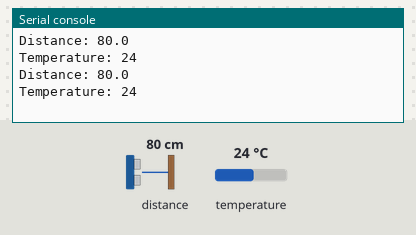
Recording of a program running on a simulated BBC micro:bit running MicroPython. On the bench: the last lines printed to the serial console. The inputs (shaded band) are chosen by the test bench; at power-on: distance to the obstacle 80 cm, temperature 24 °C.

Above: at 1.2 s.
1.3 s: distance to the obstacle set to 2 cm
At 2.4 s:
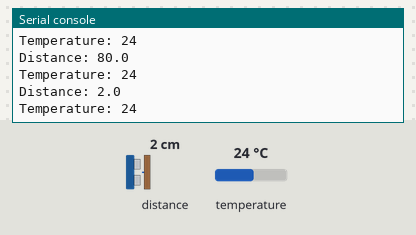
2.8 s: temperature set to 12 °C
At 3.8 s:
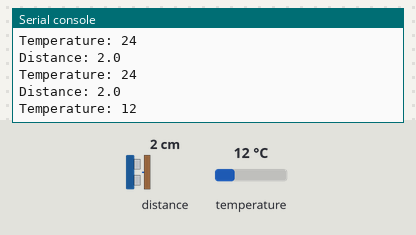
4.3 s: distance to the obstacle set to 4 cm
At 5.8 s:
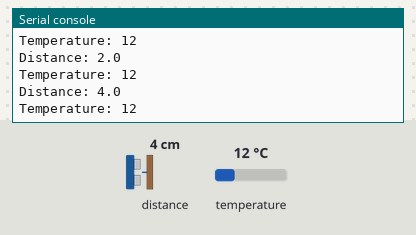
Timing chart, 0 to 7.3 s (numbered marks = the images above; inputs shaded):
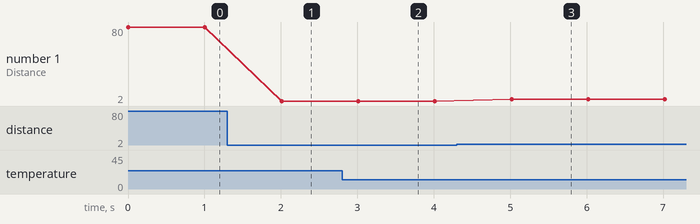

The program:

main.py
```python
from us100 import US100
from microbit import sleep


sonar = US100()
while True:
    print('Distance: %.1f' % (sonar.distance_mm()/10))
    print('Temperature: %i' % (sonar.temperature()))
    sleep(1000)
```

us100.py
```python
from microbit import uart, pin14, pin15, sleep
from sys import print_exception


class US100:

    def __init__(self, tpin=pin15, rpin=pin14):
        self.tx_pin = tpin
        self.rx_pin = rpin

    def distance_mm(self):
        try:
            uart.init(baudrate=9600, bits=8, parity=None, stop=1, tx=self.tx_pin, rx=self.rx_pin)
            sleep(1)
            uart.write(b'\x55')
            t = 0
            buf = bytearray(2)
            while not uart.any() and t < 1000:
                t = t + 1
                sleep(5)
            if t < 1000:
                uart.readinto(buf, 2)
            uart.init(115200)
            dist = buf[0] * 256 + buf[1]
            if dist > 1100:
                dist = -1
            return dist
        except Exception as exc:
            uart.init(115200)
            print_exception(exc)

    def temperature(self):
            try:
                uart.init(baudrate=9600, bits=8, parity=None, stop=1, tx=self.tx_pin, rx=self.rx_pin)
                sleep(1)
                uart.write(b'\x50')
                t = 0
                buf = bytearray(1)
                while not uart.any() and t < 1000:
                    t = t + 1
                    sleep(5)
                if t < 1000:
                    uart.readinto(buf, 1)
                uart.init(115200)
                return(buf[0] - 45)
            except Exception as exc:
                uart.init(115200)
                print_exception(exc)
```

Measured:
- after the input at 1.3 s, the serial console: prints a new line after 0.71 s (image 1)
- after the input at 2.8 s, the serial console: prints a new line after 0.21 s (image 2)
- after the input at 4.3 s, the serial console: prints a new line after 0.72 s (image 3)
- plotted number 1: 80 → 2 after the input at 1.3 s, 2 → 4 after the input at 4.3 s
